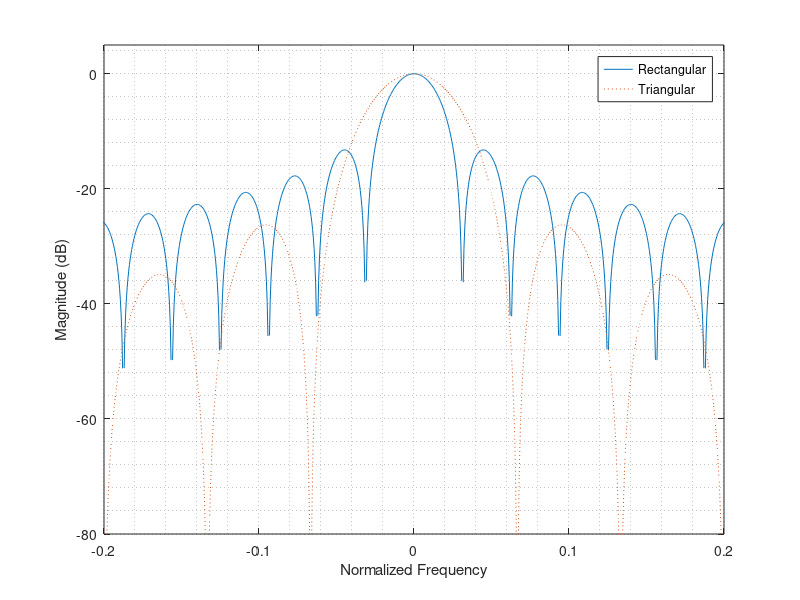

Here is the MATLAB script that generated this plot:
% normalized dB spectrum of the rectangular and triangular window functions
close all
% rectangular window
N=32; % Number of samples
M = 2048; % number of samples (with zeropadding)
w_r = ones(N,1); % rectangular window
y_r = fft(w_r,M); % Discrete Fourier transform
m_r = abs(y_r); % Absolute value of y_r
m_R = fftshift(m_r); % Move zero frequency to centre

% triangular window
N1=31; % Number of samples
n=0:N1-1; % Discrete time axis for N1 = 31
w_t = ((N1-1)/2-abs(n-(N1-1)/2))*2/(N1-1); % triangular window
y_t = fft(w_t,M); % Discrete Fourier transform
m_t = abs(y_t); % Absolute value of y_t
m_T = fftshift(m_t); % Move zero frequency to centre

f = (0:M-1)/M-1/2; % frequency vector

close all;
plot_r = plot(f,20*log10(m_R/max(m_R))); % Plot Frequency against Magnitude
hold on % Hold current graph
plot_t = plot(f,20*log10(m_T/max(m_T)),':'); % Plot Frequency against Magnitude
xlim([-0.2 0.2]); % set x-axis limits
ylim([-80 5]); % set y-axis limits
grid MINOR % Turn on grid lines
xlabel('Normalized Frequency'); % Label x-axis
ylabel('Magnitude (dB)'); % Label y-axis
legend([plot_r,plot_t],'Rectangular','Triangular') % Create legend
shg % Show graph window

